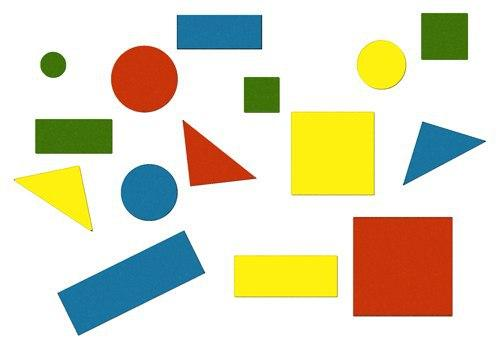
#> input picture media/photo_1.jpg, 500 x 349 px
$ python -i figures_counter.py   (imports and definitions only)
#> lines starting #> are read from the running program, lines starting #| are printed output that depends on the picture; after the words box and inside, x2 and y2 are one past the last pixel; in counts of white or black regions, pixels touching at a corner belong together
### project/controllers/image_processing/img_processing.py
import cv2
import numpy as np

COLORS = ['blue', 'green', 'red']
FIGURES = ['cube', 'tetrahedron', 'sphere']

def encode_color(color:str):
    encoded_color = (np.array(COLORS) == color).astype('int') * 255
    encoded_color = map(int, encoded_color)
    return list(encoded_color)

def max_color(color):
    color = color[:3]
    return np.argsort(color)

def color_filter(img, color):
    c3, c2, c1 = max_color(color)
    mask = (img[:,:,c1] > img[:,:,c2]) * (img[:,:,c1] > img[:,:,c3])
    mask = mask * (img[:,:,c1] - img[:,:,c2]) > 60
    mask = mask * 255
    mask = np.uint8(mask)
    kernel = np.ones((3,3),np.uint8)
    mask = cv2.dilate(mask,kernel,iterations=2)
    mask = cv2.morphologyEx(mask,cv2.MORPH_OPEN,kernel, iterations = 2)
    mask = cv2.morphologyEx(mask,cv2.MORPH_CLOSE,kernel, iterations = 2)
    #mask = cv2.erode(mask,kernel,iterations=3)
    dist_transform = cv2.distanceTransform(mask,cv2.DIST_L2,5)
    _, mask = cv2.threshold(dist_transform,0.1*dist_transform.max(),255,0)
    mask = cv2.cvtColor(mask, cv2.COLOR_GRAY2BGR)

    return mask

def filter_yellow(img):
    img = cv2.GaussianBlur(img, (3,3), 2)
    pixel = np.uint8([0,255,255])
    img = np.abs(pixel - img)
    img[:,:,1] = cv2.equalizeHist(img[:,:,1])
    img[:,:,2] = cv2.equalizeHist(img[:,:,2])
    mask = img[:,:,0] > (img[:,:,1] + img[:,:,1])/2
    mask = mask * np.abs(img[:,:,0] - ((img[:,:,1] + img[:,:,1])/2)) > 150
    mask = mask * 255
    mask = np.uint8(mask)
    kernel = np.ones((5,5),np.uint8)
    mask = cv2.erode(mask,kernel,iterations=1)
    mask = cv2.dilate(mask,kernel,iterations=6)
    mask = cv2.morphologyEx(mask,cv2.MORPH_OPEN,kernel, iterations = 5)
    mask = cv2.morphologyEx(mask,cv2.MORPH_CLOSE,kernel, iterations = 5)
    mask = cv2.GaussianBlur(mask, (3,3), 2)
    dist_transform = cv2.distanceTransform(mask,cv2.DIST_L2,5)
    _, mask = cv2.threshold(dist_transform,0.4*dist_transform.max(),255,0)
    mask = cv2.cvtColor(mask, cv2.COLOR_GRAY2BGR)
    return mask

# [7 lines left out: function find_all_objects, not called in this run]

def find_contours(mask):
    #mask = cv2.UMat(mask)
    mask = np.uint8(mask)
    mask = cv2.cvtColor(mask, cv2.COLOR_BGR2GRAY)
    contours,_ = cv2.findContours(mask,1,2)
    return contours

def get_locations(contours):
    locations = []
    for i in contours:
        #Calcular el centro a partir de los momentos
        momentos = cv2.moments(i)
        if momentos['m00']:
            cx = int(momentos['m10']/momentos['m00'])
            cy = int(momentos['m01']/momentos['m00'])
        else:
            cx = int(momentos['m10'])
            cy = int(momentos['m01'])
        #Dibujar el centro
        locations.append([cx, cy])
    return np.int32(locations)

def display_analysis(frame, figures:list):
    font = cv2.FONT_HERSHEY_SIMPLEX
    for figure in figures:
        shape = figure.shape
        cx, cy = figure.location
        cv2.circle(frame, (cx, cy), 3, (0,255,255), -1)
        #cv2.putText(frame, f"(x: {str(cx)}, y: {str(cy)})",(cx+10,cy+10), font, 0.3,(0,0,0),1)
        cv2.putText(frame, f"id:{figure.id}" , (cx,cy-5),font,0.5,(0,0,0),2)
        pass
# [21 lines left out: functions display_agent, find_figure, not called in this run]

def find_shape(contour):
    figure = None
    area=cv2.contourArea(contour)
    if (area > 100):
        epsilon = 0.04 * cv2.arcLength(contour, True)
        approx = cv2.approxPolyDP(contour, epsilon, True)
        if len(approx) > 3 and len(approx) < 5:
            figure = 'cuadrado'
        elif len(approx) >= 5:
            figure = 'circulo'
        elif len(approx) < 4:
            figure = 'triangulo'
    return figure

### project/controllers/figures_counter.py
import cv2
from .image_processing import *
from . import Figure

COLORS = ['blue', 'green', 'red']

class FigureCounter:
    def __init__(self):
        self.figures = []

    def mark_figures(self, img, shape=None, color=None):
        self.find_figures(img)
        figures = []
        if shape is not None:
            for figure in self.figures:
                if figure.shape == shape:
                    figures.append(figure)
        elif color is not None:
            for figure in self.figures:
                if figure.color == color:
                    figures.append(figure)
        elif color is None and shape is None:
            figures = self.figures
        display_analysis(img, figures)

    def find_figures(self, img):
        masks = []
        for color in COLORS:
            mask = color_filter(img, encode_color(color))
            masks.append(mask)
        masks.append(filter_yellow(img))
        total_mask = masks[0].copy()
        colors = COLORS.copy()
        colors.append('yellow')
        for mask, color in zip(masks, colors):
            total_mask = cv2.bitwise_or(total_mask, mask)
            contours = find_contours(mask)
            locations = get_locations(contours)
            for location, contour in zip(locations, contours):
                shape = find_shape(contour)
                if self.figures:
                    id_ = self.figures[-1].id + 1
                else:
                    id_ = 0
                figure = Figure(id_, location, shape, color)
                if not figure in self.figures:
                    self.figures.append(figure)
                else:
                    self.figures[self.figures.index(figure)].location = location
        self.sort_figures(total_mask)

    def sort_figures(self, mask):
        contours = find_contours(mask)
        locations = get_locations(contours)
        for id_, location in enumerate(locations):
            figure = Figure(id_, location, None, None)
            self.figures[self.figures.index(figure)].id = id_

>>> import cv2
>>> picture = cv2.imread('../../media/photo_1.jpg')
#> picture is the input picture: shape (349, 500, 3); mean B, G, R 193.2, 217.6, 222.3
>>> result = FigureCounter().mark_figures(picture)
#> the loop in find_figures, `for color in COLORS:` made 3 passes
#> pass 1, in color_filter, `mask = (img[:,:,c1] > img[:,:,c2]) * (img[:,:,c1] > img[:,:,c3])`:
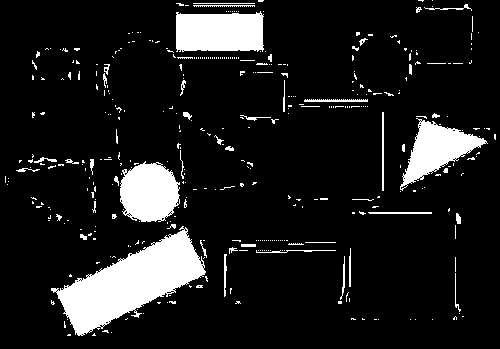
#> mask: shape (349, 500) bool; 11.4% white; 392 white regions (341 under 20 px), largest, box (x1, y1, x2, y2) and area: (51, 226, 206, 336) 7327, (176, 11, 264, 52) 3230, (120, 161, 180, 222) 2819
#> pass 1, in color_filter, `mask = mask * (img[:,:,c1] - img[:,:,c2]) > 60`:
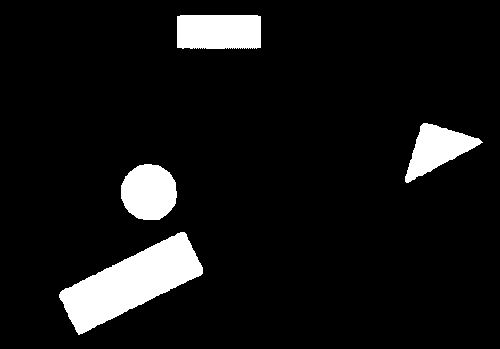
#> mask: shape (349, 500) bool; 8.2% white; 4 white regions, box (x1, y1, x2, y2) and area: (59, 232, 203, 335) 6694, (177, 15, 261, 49) 2812, (121, 164, 177, 220) 2499, (405, 123, 483, 183) 2228
#> after the loop in find_figures, `for color in COLORS:`: masks = 3 items
#> in filter_yellow, `img[:,:,1] = cv2.equalizeHist(img[:,:,1])`:
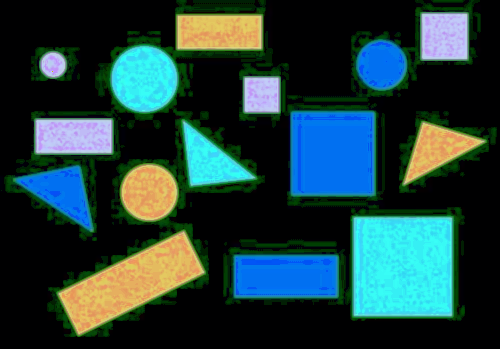
#> img: shape (349, 500, 3); mean of channels 0, 1, 2 62.8, 63.5, 32.7; drawn as B, G, R
#> in filter_yellow, `img[:,:,2] = cv2.equalizeHist(img[:,:,2])`:
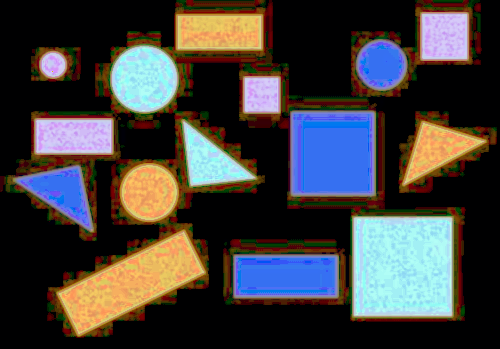
#> img: shape (349, 500, 3); mean of channels 0, 1, 2 62.8, 63.5, 66.1; drawn as B, G, R
#> in filter_yellow, `mask = img[:,:,0] > (img[:,:,1] + img[:,:,1])/2`:
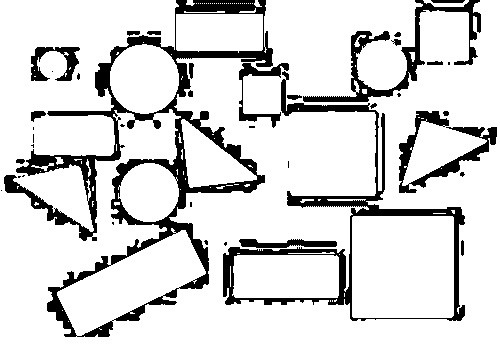
#> mask: shape (349, 500) bool; 84.7% white; 39 black regions (18 under 20 px), largest, box (x1, y1, x2, y2) and area: (4, 0, 273, 337) 13169, (223, 71, 465, 321) 5858, (303, 0, 481, 102) 2738
#> in filter_yellow, `mask = mask * np.abs(img[:,:,0] - ((img[:,:,1] + img[:,:,1])/2)) > 150`: mask: shape (349, 500) bool; 5.8% white; 220 white regions (172 under 20 px), largest, box (x1, y1, x2, y2) and area: (36, 120, 112, 153) 2376, (422, 13, 468, 58) 1988, (244, 77, 279, 112) 1176
#> in filter_yellow, `mask = cv2.erode(mask,kernel,iterations=1)`: mask: shape (349, 500); 2.7% white; 11 white regions (6 under 20 px), largest, box (x1, y1, x2, y2) and area: (38, 123, 110, 151) 1943, (424, 15, 466, 56) 1633, (246, 79, 277, 110) 899, (43, 56, 62, 73) 203, (244, 261, 278, 263) 46
#> in filter_yellow, `mask = cv2.dilate(mask,kernel,iterations=6)`: mask: shape (349, 500); 10.9% white; 10 white regions, largest, box (x1, y1, x2, y2) and area: (26, 111, 122, 163) 4919, (412, 3, 478, 68) 4206, (234, 67, 289, 122) 2963
#> in filter_yellow, `mask = cv2.morphologyEx(mask,cv2.MORPH_CLOSE,kernel, iterations = 5)`: mask: shape (349, 500); 11.4% white; 8 white regions, largest, box (x1, y1, x2, y2) and area: (26, 111, 122, 206) 6052, (412, 0, 478, 68) 4425, (234, 67, 289, 122) 2963
#> in filter_yellow, `dist_transform = cv2.distanceTransform(mask,cv2.DIST_L2,5)`:
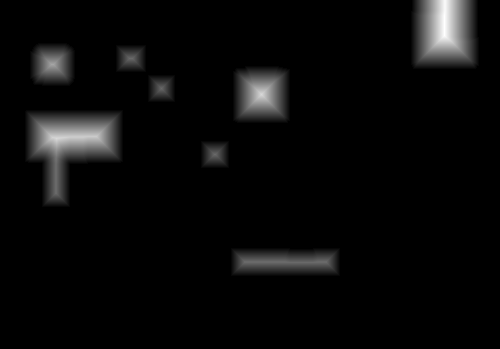
#> dist_transform: shape (349, 500) float32; min 0, max 34, mean 1.2; drawn with min black and max white
#> in filter_yellow, `_, mask = cv2.threshold(dist_transform,0.4*dist_transform.max(),255,0)`:
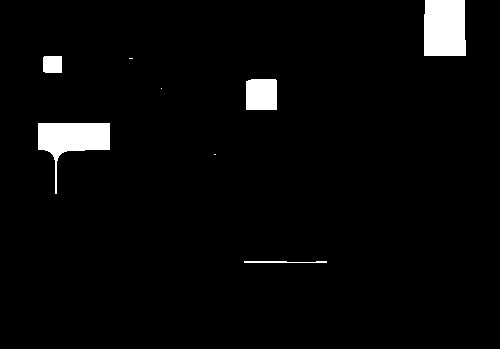
#> mask: shape (349, 500) float32; 3.4% white; 8 white regions (3 under 20 px), largest, box (x1, y1, x2, y2) and area: (424, 0, 466, 56) 2298, (38, 123, 110, 194) 2132, (246, 79, 277, 110) 953, (43, 56, 62, 73) 320, (244, 261, 327, 263) 137
#> in find_figures, `total_mask = masks[0].copy()`: total_mask: shape (349, 500, 3) float32; 8.2% white; 4 white regions, box (x1, y1, x2, y2) and area: (59, 232, 203, 335) 6694, (177, 15, 261, 49) 2841, (121, 164, 177, 220) 2499, (405, 123, 483, 183) 2228
#> the loop in find_figures, `for mask, color in zip(masks, colors):` made 1 pass
#> (color, locations) on pass 1: ('blue', [[130, 282], [148, 191], [436, 148], [218, 31]])
#> after the loop in find_figures, `for mask, color in zip(masks, colors):`: self.figures = []
#> (the call stopped at in find_figures, `figure = Figure(id_, location, shape, color)`: project is not available in this run)

$ run again, on media/photo_2.jpg
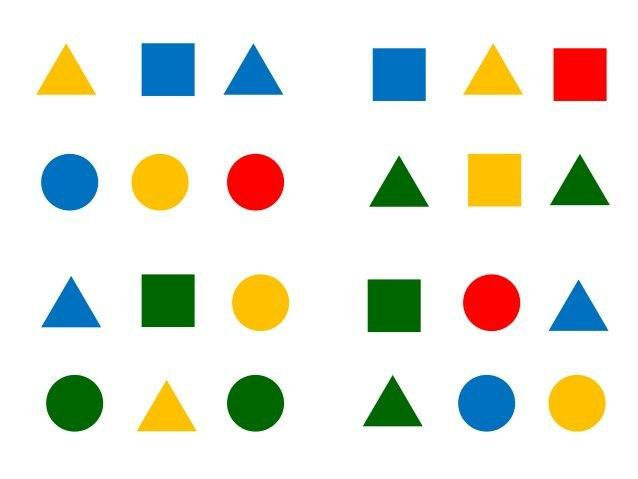
#> input picture media/photo_2.jpg, 638 x 479 px
#> picture is the input picture: shape (479, 638, 3); mean B, G, R 219.4, 230.1, 228.5
#> the loop in find_figures, `for color in COLORS:` made 3 passes
#> pass 1, in color_filter, `mask = mask * (img[:,:,c1] - img[:,:,c2]) > 60`:
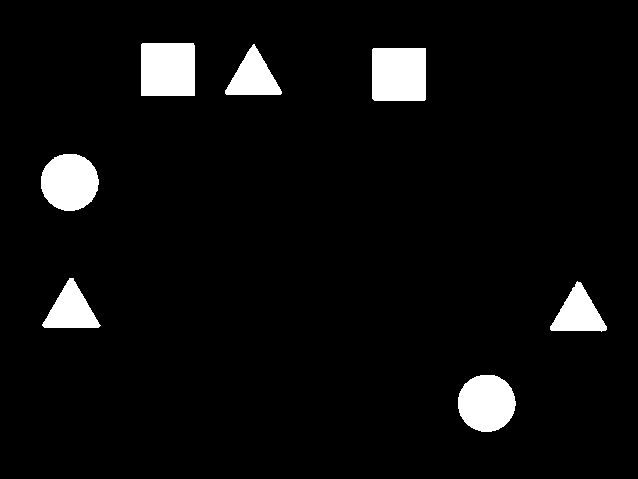
#> mask: shape (479, 638) bool; 5.2% white; 7 white regions, largest, box (x1, y1, x2, y2) and area: (141, 43, 195, 96) 2859, (372, 48, 426, 101) 2857, (458, 375, 516, 432) 2610
#> after the loop in find_figures, `for color in COLORS:`: masks = 3 items
#> in find_figures, `total_mask = masks[0].copy()`:
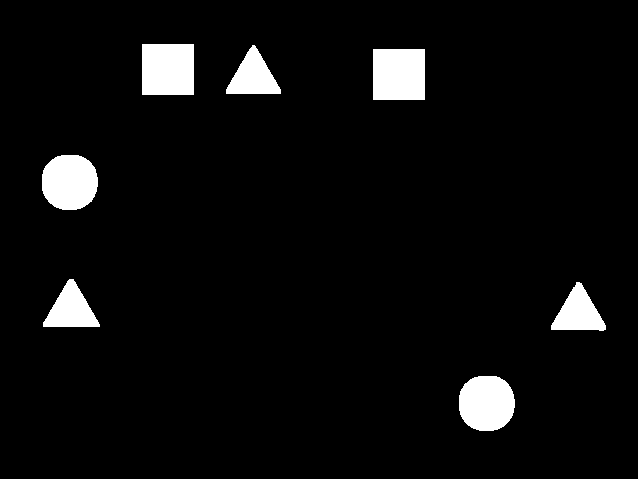
#> total_mask: shape (479, 638, 3) float32; 4.9% white; 7 white regions, largest, box (x1, y1, x2, y2) and area: (142, 44, 194, 95) 2652, (373, 49, 425, 100) 2652, (459, 376, 515, 431) 2545
#> the loop in find_figures, `for mask, color in zip(masks, colors):` made 1 pass
#> color on pass 1: 'blue'
#> after the loop in find_figures, `for mask, color in zip(masks, colors):`: self.figures = []
